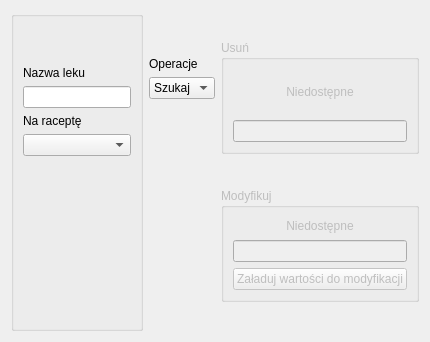
          <widget class="QWidget" name="l_lek_tab">
           <attribute name="title">
            <string>Leki</string>
           </attribute>
           <layout class="QGridLayout" name="gridLayout_18" columnstretch="3,1,2">
            <item row="0" column="0">
             <layout class="QVBoxLayout" name="verticalLayout_75">
              <item>
               <widget class="QGroupBox" name="l_leki_gM">
                <property name="title">
                 <string/>
                </property>
                <layout class="QVBoxLayout" name="verticalLayout_76" stretch="0,0,0,0,0,3,2">
                 <item>
                  <spacer name="verticalSpacer_100">
                   <property name="orientation">
                    <enum>Qt::Vertical</enum>
                   </property>
                   <property name="sizeHint" stdset="0">
                    <size>
                     <width>20</width>
                     <height>40</height>
                    </size>
                   </property>
                  </spacer>
                 </item>
                 <item>
                  <widget class="QLabel" name="label_102">
                   <property name="text">
                    <string>Nazwa leku</string>
                   </property>
                  </widget>
                 </item>
                 <item>
                  <widget class="QLineEdit" name="l_leki_gM_nazwa_edit"/>
                 </item>
                 <item>
                  <widget class="QLabel" name="label_103">
                   <property name="text">
                    <string>Na raceptę</string>
                   </property>
                  </widget>
                 </item>
                 <item>
                  <widget class="QComboBox" name="l_leki_gM_rec_combo">
                   <item>
                    <property name="text">
                     <string/>
                    </property>
                   </item>
                   <item>
                    <property name="text">
                     <string>Nie</string>
                    </property>
                   </item>
                   <item>
                    <property name="text">
                     <string>Tak</string>
                    </property>
                   </item>
                  </widget>
                 </item>
                 <item>
                  <spacer name="verticalSpacer_101">
                   <property name="orientation">
                    <enum>Qt::Vertical</enum>
                   </property>
                   <property name="sizeHint" stdset="0">
                    <size>
                     <width>20</width>
                     <height>40</height>
                    </size>
                   </property>
                  </spacer>
                 </item>
                 <item>
                  <widget class="QLabel" name="l_leki_gM_notif_label">
                   <property name="text">
                    <string/>
                   </property>
                  </widget>
                 </item>
                </layout>
               </widget>
              </item>
             </layout>
            </item>
            <item row="0" column="1">
             <layout class="QVBoxLayout" name="verticalLayout_77" stretch="1,0,0,5">
              <item>
               <spacer name="verticalSpacer_32">
                <property name="orientation">
                 <enum>Qt::Vertical</enum>
                </property>
                <property name="sizeHint" stdset="0">
                 <size>
                  <width>20</width>
                  <height>40</height>
                 </size>
                </property>
               </spacer>
              </item>
              <item>
               <widget class="QLabel" name="label_51">
                <property name="text">
                 <string>Operacje</string>
                </property>
               </widget>
              </item>
              <item>
               <widget class="QComboBox" name="l_leki_oper_combo">
                <item>
                 <property name="text">
                  <string>Szukaj</string>
                 </property>
                </item>
               </widget>
              </item>
              <item>
               <spacer name="verticalSpacer_33">
                <property name="orientation">
                 <enum>Qt::Vertical</enum>
                </property>
                <property name="sizeHint" stdset="0">
                 <size>
                  <width>20</width>
                  <height>40</height>
                 </size>
                </property>
               </spacer>
              </item>
             </layout>
            </item>
            <item row="0" column="2">
             <layout class="QVBoxLayout" name="verticalLayout_78" stretch="1,4,1,4,1">
              <item>
               <spacer name="verticalSpacer_102">
                <property name="orientation">
                 <enum>Qt::Vertical</enum>
                </property>
                <property name="sizeHint" stdset="0">
                 <size>
                  <width>20</width>
                  <height>40</height>
                 </size>
                </property>
               </spacer>
              </item>
              <item>
               <widget class="QGroupBox" name="l_leki_gU">
                <property name="enabled">
                 <bool>false</bool>
                </property>
                <property name="title">
                 <string>Usuń</string>
                </property>
                <layout class="QVBoxLayout" name="verticalLayout_79">
                 <item>
                  <widget class="QLabel" name="label_52">
                   <property name="text">
                    <string>Niedostępne</string>
                   </property>
                   <property name="alignment">
                    <set>Qt::AlignCenter</set>
                   </property>
                   <property name="wordWrap">
                    <bool>true</bool>
                   </property>
                  </widget>
                 </item>
                 <item>
                  <widget class="QLineEdit" name="lineEdit_25"/>
                 </item>
                </layout>
               </widget>
              </item>
              <item>
               <spacer name="verticalSpacer_103">
                <property name="orientation">
                 <enum>Qt::Vertical</enum>
                </property>
                <property name="sizeHint" stdset="0">
                 <size>
                  <width>20</width>
                  <height>40</height>
                 </size>
                </property>
               </spacer>
              </item>
              <item>
               <widget class="QGroupBox" name="groupBox_39">
                <property name="enabled">
                 <bool>false</bool>
                </property>
                <property name="title">
                 <string>Modyfikuj</string>
                </property>
                <layout class="QVBoxLayout" name="verticalLayout_80">
                 <item>
                  <widget class="QLabel" name="label_53">
                   <property name="text">
                    <string>Niedostępne</string>
                   </property>
                   <property name="alignment">
                    <set>Qt::AlignCenter</set>
                   </property>
                   <property name="wordWrap">
                    <bool>true</bool>
                   </property>
                  </widget>
                 </item>
                 <item>
                  <widget class="QLineEdit" name="lineEdit_26"/>
                 </item>
                 <item>
                  <widget class="QPushButton" name="pushButton_29">
                   <property name="text">
                    <string>Załaduj wartości do modyfikacji</string>
                   </property>
                  </widget>
                 </item>
                </layout>
               </widget>
              </item>
              <item>
               <spacer name="verticalSpacer_104">
                <property name="orientation">
                 <enum>Qt::Vertical</enum>
                </property>
                <property name="sizeHint" stdset="0">
                 <size>
                  <width>20</width>
                  <height>40</height>
                 </size>
                </property>
               </spacer>
              </item>
             </layout>
            </item>
           </layout>
          </widget>
